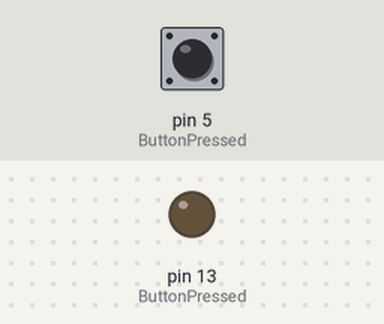
A sketch run on a simulated Arduino Uno, built with avr-gcc and run on an emulated ATmega328P. On the bench: output pins drawn as LEDs (lit = HIGH). Inputs (shaded band) come from the test bench; at power-on: pin 5 (ButtonPressed) HIGH.

Above: at 0.8 s.
0.9 s: pin 5 (ButtonPressed) pulled LOW for 0.15 s
At 1.3 s:
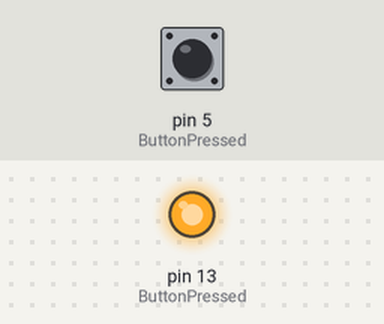
2.5 s: pin 5 (ButtonPressed) pulled LOW for 1 s
At 3.8 s:
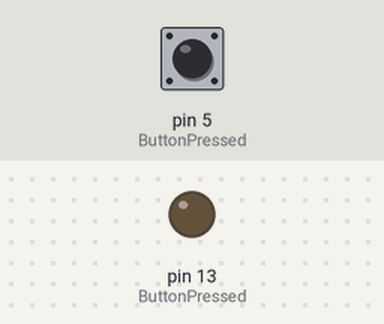
5.0 s: pin 5 (ButtonPressed) pulled LOW for 3.2 s
At 5.7 s:
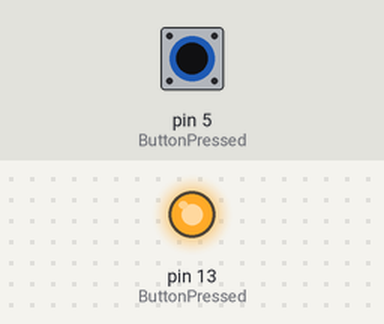
Timing chart, 0 to 8.0 s (numbered marks = the images above; inputs shaded):
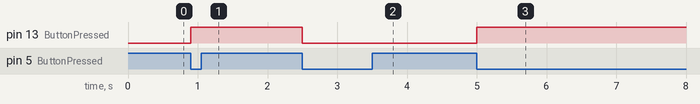

The sketch:

Switch_Example_Polling.ino
```cpp
#include <avr/io.h>
#include <avr/interrupt.h>

// function prototype
uint8_t ButtonPressed(void);

int main(void)
{
  DDRB |= (1 << DDB5);  // set Arduino pin 13 as output
  DDRD &= ~(1 << DDD5); // set Arduino digital pin 5 as input
  PORTD |= (1 << PD5);  // turn on input pullup

  while (1)  {
    ButtonPressed();
  }
}

uint8_t ButtonPressed(void)  {
  static uint8_t buttonState = 0;
  static uint8_t lastButtonState = 0;
  buttonState = (PIND & (1<<5)) >> 5;
  if ((buttonState != lastButtonState) && (buttonState == 0)) {
    PORTB ^= 1 << 5;
  }
  lastButtonState = buttonState;
  return buttonState;
}
```

Measured:
- after the input at 0.9 s, pin 13 (ButtonPressed): LOW → HIGH at once
- after the input at 2.5 s, pin 13 (ButtonPressed): HIGH → LOW at once
- after the input at 5.0 s, pin 13 (ButtonPressed): LOW → HIGH at once
